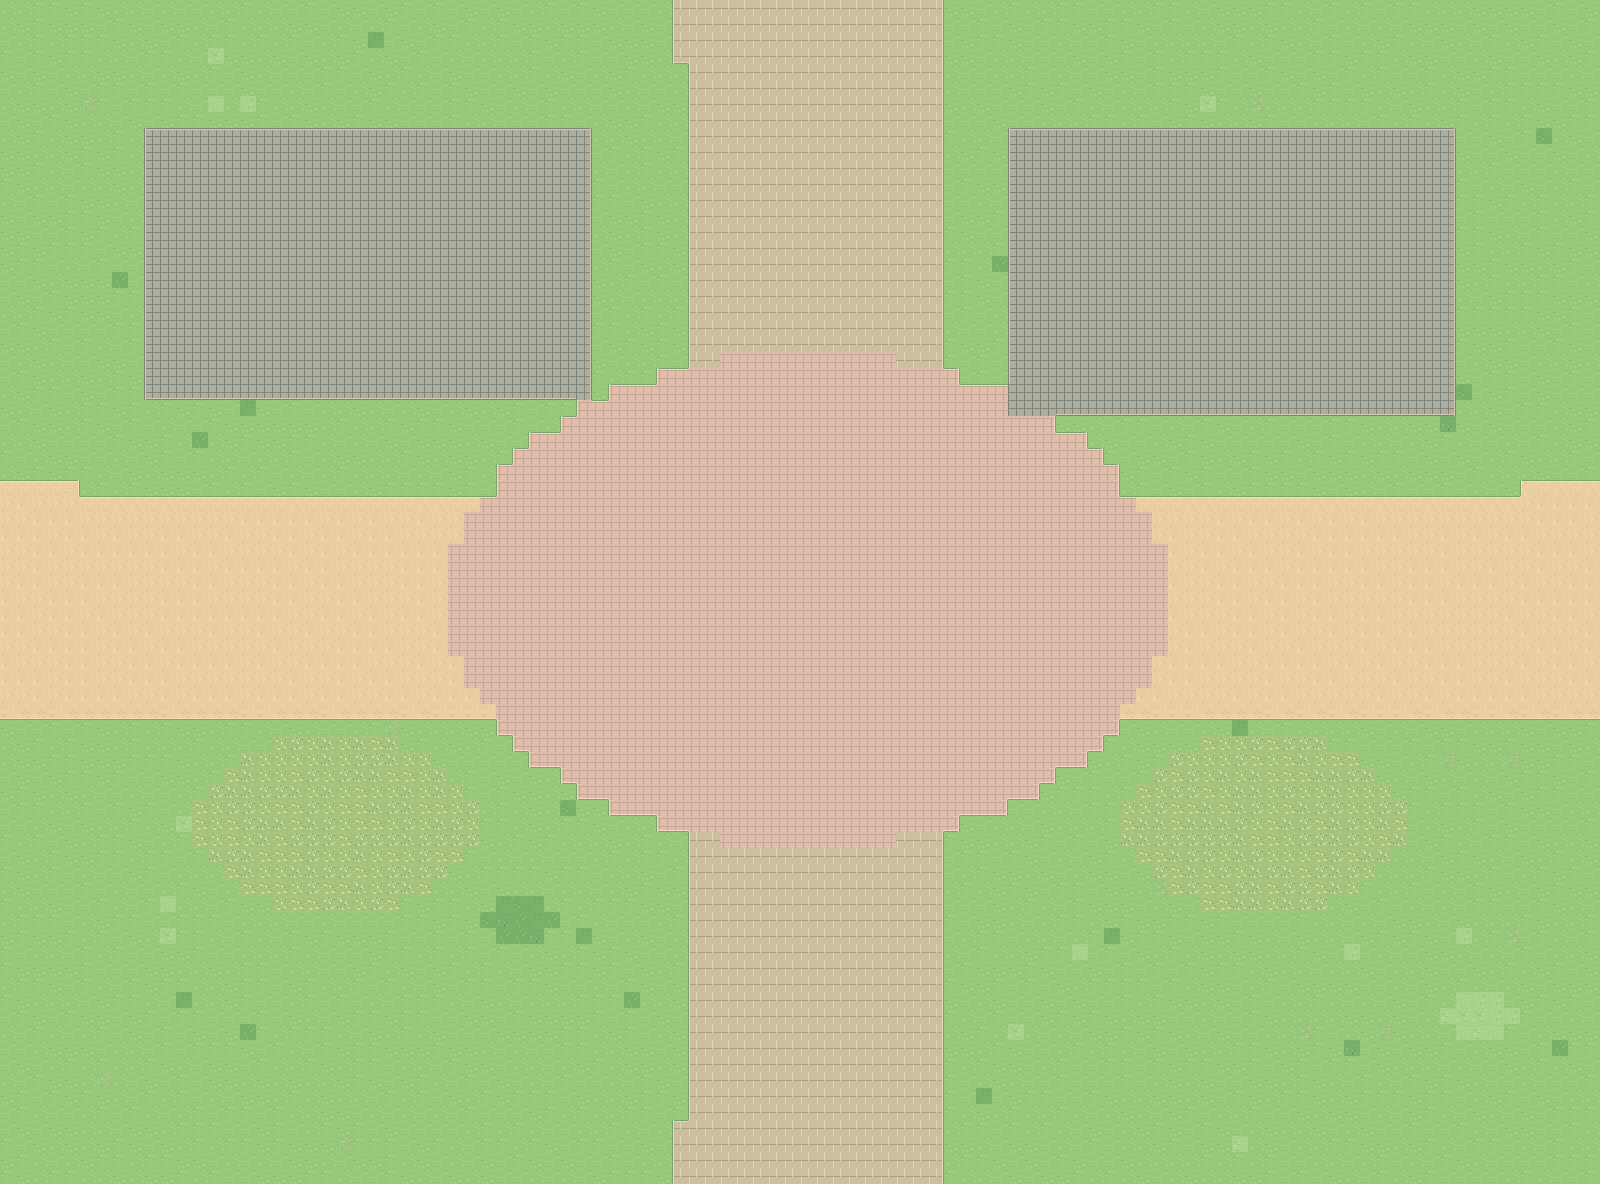

Rendered tile map (Tiled .tmx) drawn with the repository's tilesets; below, a short description and the map source with its tile grids summarised:
An orthogonal 100x74 tile map with 16x16 px tiles, 4 tile layers (Ground, Landscape, Roads, BuildingPads) and 11 objects (4x scene_portal, 2x building_slot, 2x building_label, landmark_area, spawn, ...).

<map version="1.10" tiledversion="1.11.2" orientation="orthogonal" renderorder="right-down" width="100" height="74" tilewidth="16" tileheight="16" infinite="0" nextlayerid="9" nextobjectid="800" backgroundcolor="#97C97A">
  <properties>
    <property name="scene_id" value="09" />
    <property name="scene_name" value="北区图书馆与校医院北" />
    <property name="macro_area" value="C 北区" />
    <property name="tile_scale" type="int" value="16" />
    <property name="player_sprite_width" type="int" value="48" />
    <property name="player_sprite_height" type="int" value="48" />
    <property name="world_origin_x_px" type="int" value="4800" />
    <property name="world_origin_y_px" type="int" value="-2368" />
    <property name="ground_only" type="bool" value="true" />
    <property name="building_art_separate" type="bool" value="true" />
  </properties>
  <tileset firstgid="1" name="swu_terrain_16" tilewidth="16" tileheight="16" tilecount="412" columns="16">
    <image source="../assets/ground_tiles_16.png" width="256" height="416" />
  </tileset>
  <layer id="1" name="Ground" width="100" height="74">
    <data>[7400 cells, 7400 non-empty, 4 distinct tile ids]</data>
  </layer>
  <layer id="2" name="Landscape" width="100" height="74">
    <data>[7400 cells, 371 non-empty, 16 distinct tile ids]</data>
  </layer>
  <layer id="3" name="Roads" width="100" height="74">
    <data>[7400 cells, 2605 non-empty, 34 distinct tile ids]</data>
  </layer>
  <layer id="4" name="BuildingPads" width="100" height="74">
    <data>[7400 cells, 980 non-empty, 15 distinct tile ids]</data>
  </layer>
  <objectgroup id="5" name="BuildingSlots" visible="0" color="#D9B768">
    <object id="1" name="slot_09_01" type="building_slot" x="144" y="128" width="448" height="272">
      <properties>
        <property name="display_name" value="弘文楼（北区图书馆）" />
        <property name="confidence" value="verified_name" />
        <property name="note" value="建筑预留地，仅用于当前地图阶段，后续再放建筑与碰撞体" />
        <property name="future_collision" type="bool" value="true" />
        <property name="currently_walkable" type="bool" value="true" />
        <property name="macro_area" value="C 北区" />
      </properties>
    </object>
    <object id="2" name="slot_09_02" type="building_slot" x="1008" y="128" width="448" height="288">
      <properties>
        <property name="display_name" value="北区校医院" />
        <property name="confidence" value="user_layout_ref" />
        <property name="note" value="建筑预留地，仅用于当前地图阶段，后续再放建筑与碰撞体" />
        <property name="future_collision" type="bool" value="true" />
        <property name="currently_walkable" type="bool" value="true" />
        <property name="macro_area" value="C 北区" />
      </properties>
    </object>
  </objectgroup>
  <objectgroup id="6" name="LandmarkAreas" visible="0" color="#3B9C88">
    <object id="3" name="area_09_01" type="landmark_area" x="560" y="496" width="560" height="352">
      <properties>
        <property name="display_name" value="图书馆 / 校医院前场" />
        <property name="confidence" value="landmark_area_approx" />
      </properties>
    </object>
  </objectgroup>
  <objectgroup id="7" name="Portals" visible="0" color="#4CA3D9">
    <object id="4" name="exit_north" type="scene_portal" x="672" y="0" width="272" height="64">
      <properties>
        <property name="direction" value="north" />
        <property name="target_scene" value="03" />
        <property name="target_portal" value="exit_south" />
        <property name="spawn_x_px" type="int" value="800" />
        <property name="spawn_y_px" type="int" value="1056" />
        <property name="trigger" value="cross_map_edge" />
        <property name="enabled" type="bool" value="true" />
      </properties>
    </object>
    <object id="5" name="exit_south" type="scene_portal" x="672" y="1120" width="272" height="64">
      <properties>
        <property name="direction" value="south" />
        <property name="target_scene" value="15" />
        <property name="target_portal" value="exit_north" />
        <property name="spawn_x_px" type="int" value="800" />
        <property name="spawn_y_px" type="int" value="112" />
        <property name="trigger" value="cross_map_edge" />
        <property name="enabled" type="bool" value="true" />
      </properties>
    </object>
    <object id="6" name="exit_west" type="scene_portal" x="0" y="480" width="80" height="240">
      <properties>
        <property name="direction" value="west" />
        <property name="target_scene" value="08" />
        <property name="target_portal" value="exit_east" />
        <property name="spawn_x_px" type="int" value="1424" />
        <property name="spawn_y_px" type="int" value="592" />
        <property name="trigger" value="cross_map_edge" />
        <property name="enabled" type="bool" value="true" />
      </properties>
    </object>
    <object id="7" name="exit_east" type="scene_portal" x="1520" y="480" width="80" height="240">
      <properties>
        <property name="direction" value="east" />
        <property name="target_scene" value="10" />
        <property name="target_portal" value="exit_west" />
        <property name="spawn_x_px" type="int" value="160" />
        <property name="spawn_y_px" type="int" value="592" />
        <property name="trigger" value="cross_map_edge" />
        <property name="enabled" type="bool" value="true" />
      </properties>
    </object>
  </objectgroup>
  <objectgroup id="8" name="Spawn" visible="0" color="#74B877">
    <object id="8" name="player_start" type="spawn" x="800" y="592" width="0" height="0">
      <properties>
        <property name="feet_position" type="bool" value="true" />
        <property name="sprite_width" type="int" value="48" />
        <property name="sprite_height" type="int" value="48" />
      </properties>
    </object>
  </objectgroup>
  <objectgroup id="9" name="地标中文标注_编辑用" visible="1" color="#284F48">
    <object id="9" name="弘文楼（北区图书馆）" type="building_label" x="198.0" y="242.0" width="340" height="44">
      <text fontfamily="Noto Sans CJK SC" pixelsize="21" color="#284D42" halign="center" valign="center" wrap="1">弘文楼（北区图书馆）</text>
    </object>
    <object id="10" name="北区校医院" type="building_label" x="1062.0" y="250.0" width="340" height="44">
      <text fontfamily="Noto Sans CJK SC" pixelsize="21" color="#284D42" halign="center" valign="center" wrap="1">北区校医院</text>
    </object>
    <object id="11" name="图书馆 / 校医院前场" type="area_label" x="670.0" y="650.0" width="340" height="44">
      <text fontfamily="Noto Sans CJK SC" pixelsize="21" color="#284D42" halign="center" valign="center" wrap="1">图书馆 / 校医院前场</text>
    </object>
  </objectgroup>
</map>
